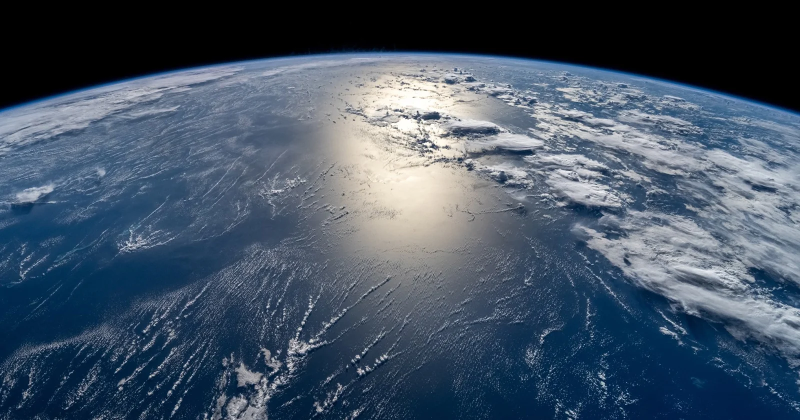
#> input picture images_to_compress/earth.webp, 1600 x 840 px (shown at 1/2 size)
$ python JPEG_tester.py
#> lines starting #> are read from the running program, lines starting #| are printed output that depends on the picture
### JPEG_compressor.py
import numpy as np
from skimage import transform
from scipy.fftpack import dct

def convert_RGB_to_YCbCr(img):
    """
    :param      img: image in RGB format
    :return:    img_Y, img_Cb, img_Cr: 3 separated matrix of Y, Cb and Cr components of the image
    """
    R = img[:, :, 0]
    G = img[:, :, 1]
    B = img[:, :, 2]
    img_Y  = 0.299*R + 0.587*G + 0.114*B
    img_Cb = -0.1687*R - 0.3313*G + 0.5*B +128
    img_Cr = 0.5*R - 0.4187*G - 0.0813*B + 128

    return img_Y, img_Cb, img_Cr

def shrink_matrix(mat, reduction_size):
    """
    :param mat: 2d array
    :param reduction_size: integer
    :return: shrink_mat:
    such that   shrink_mat.shape[0] = (1/reduction_size)*mat.shape[0] &
                shrink_mat.shape[1] = (1/reduction_size)*mat.shape[1]
    document of transform.rescale: https://scikit-image.org/docs/stable/api/skimage.transform.html
    """
    # Convert the input matrix to a NumPy array
    mat = np.array(mat)

    # Get the dimensions of the original matrix
    rows, cols = mat.shape

    # Calculate the dimensions of the new matrix
    new_rows, new_cols = rows // reduction_size, cols // reduction_size

    # Reshape the original matrix into blocks
    blocks = mat.reshape(new_rows, reduction_size, new_cols, reduction_size)

    # Calculate the average of each block
    block_avg = np.mean(blocks, axis=(1, 3))

    return block_avg

def break_matrix_into_blocks(mat, k):
    """
    :param mat: 2d array
    :param k: integer
    :return: mat_blocks_list: list of k*k block of mat
    """
    mat = np.array(mat)
    rows, cols = mat.shape
    num_blocks_row = rows // k
    num_blocks_col = cols // k

    # Reshape the original matrix into a 4D array of blocks
    blocks = mat.reshape(num_blocks_row, k, num_blocks_col, k)

    # Transpose the axes to rearrange them for concatenation
    blocks = blocks.transpose(0, 2, 1, 3)

    # Reshape the blocks array into a 3D array where each block is a 2D array
    blocks = blocks.reshape(-1, k, k)

    return blocks

def DCT(block):
    """
    :param block: 2-d (k*k) array
    :param k: integer
    :return: block_after_DCT: 2-d (k*k) array
    document of scipy.fftpack.dct in: https://docs.scipy.org/doc/scipy/reference/generated/scipy.fftpack.dct.html
    """
    block_dct = dct(dct(block, axis=0, norm='ortho'), axis=1, norm='ortho')
    # block_dct = block_dct / 4
    # block_dct[0] = block_dct[0] * (1/np.sqrt(2))
    # block_dct = np.round(block_dct)
    return block_dct

def zigzag(block, k):
    """
    :param block: 2-d (k*k) array
    :return: block_zigzag_array = 1-d (k^2) array of zigzag of block
    """
    block_zigzag_array = [[] for i in range(2 * k - 1)]

    for i in range(k):
        for j in range(k):
            sum = i + j
            if (sum % 2 == 0):

                # add at beginning
                block_zigzag_array[sum].insert(0, block[i, j])
            else:

                # add at end of the list
                block_zigzag_array[sum].append(block[i, j])

    return np.concatenate(block_zigzag_array)

def proccessing_image_before_compress(mat, Q, break_matrix_into_blocks_bool=True, list_of_blocks=None):
    """
    :param mat: 2d array
    :param Q: 2d array (k*k size)
    :return: zigzag_blocks_list: list of (k^2 length) lists after zigzagging
    """
    k = Q.shape[0]
    if break_matrix_into_blocks_bool:
        blocks_list = break_matrix_into_blocks(mat, k)
    else:
        blocks_list = list_of_blocks
    zigzag_blocks_list = []
    for block in blocks_list:
        block = block.astype(np.int32)
        # centering the block values
        block = block - 128
        block = DCT(block)
        # divide and round to floor the block values
        block = block / Q
        block = np.round(block)
        # create the list of zigzag blocks
        block = zigzag(block, k)
        zigzag_blocks_list.append(block)
    return zigzag_blocks_list

def huffman_encode(block):
    """
    :param block: array of size k^2 - 1
    :return decoding_tree: recursive tuple of the tree
    :return encoding_block: str
    """

    if len(block) == 0:
        return "", ""

    freq_of_shows = dict()
    for num in block:
        num = int(num)
        if num not in freq_of_shows:
            freq_of_shows[num] = 1
        else:
            freq_of_shows[num] += 1

    # Construct Huffman tree
    nodes = freq_of_shows.items()

    get_into_loop = False
    while len(nodes) > 1:
        get_into_loop = True
        nodes = sorted(nodes, key=lambda x: x[1])
        left = nodes.pop(0)
        right = nodes.pop(0)
        nodes.append(((left[0] , right[0]), left[1] + right[1]))

    if not get_into_loop:
        # we don't get into the while loop
        nodes = sorted(nodes, key=lambda x: x[1])
        nodes = [((nodes[0][0],), nodes[0][1])]

    # Generate Huffman codes
    decoding_tree = nodes[0][0]
    codes = {}

    def generate_codes(node, code=""):
        if isinstance(node, int):
            codes[node] = code
        else:
            if len(node) == 1:
                generate_codes(node[0], code + "0")
            else:
                generate_codes(node[0], code + "0")
                generate_codes(node[1], code + "1")

    generate_codes(decoding_tree)

    encoding_block = "".join(codes[symbol] for symbol in block)
    return decoding_tree, encoding_block

def encoding_image(zigzag_blocks_list, compressed_file, N, M):
    """
    :param zigzag_blocks_list:  list of (k^2 length) lists after zigzagging
    :param compressed_file:     str - name of file to write into the binary stream of the compressed matrix
    :return None:
    """
    with open(compressed_file, "w") as file:

        EOB = 1000

        # compressed file format such that each line will contain:
        # 1: sizes
        # 2: encoded array
        # 3: huffman tree

        file.write(f"{N} {M}\n")
        values_to_encode = []
        for i in range(len(zigzag_blocks_list)):
            block = zigzag_blocks_list[i]
            # Remove all the last zeros
            block = np.trim_zeros(block, 'b')
            values_to_encode += list(block) + [EOB]

        decoding_tree, encoding_block = huffman_encode(values_to_encode)
        file.write(encoding_block)
        file.write('\n')
        decoding_tree_str = str(decoding_tree)
        decoding_tree_str = decoding_tree_str.replace(" ", "")
        file.write(decoding_tree_str)

    return None

def compress_image(img_RGB, Y_compressed_file, Cb_compressed_file, Cr_compressed_file, QY, QC, reduction_size):
    """
    :param img_RGB: image in RGB format
    # returns files of the compressed image
    :param Y_compressed_file:  str - Binary file name
    :param Cb_compressed_file: str - Binary file name
    :param Cr_compressed_file: str - Binary file name
    """

    img_Y, img_Cb, img_Cr = convert_RGB_to_YCbCr(img_RGB)

    img_Cb = shrink_matrix(img_Cb, reduction_size)
    img_Cr = shrink_matrix(img_Cr, reduction_size)

    img_Y_zigzag_blocks_list  = proccessing_image_before_compress(img_Y, QY)
    img_Cb_zigzag_blocks_list = proccessing_image_before_compress(img_Cb, QC)
    img_Cr_zigzag_blocks_list = proccessing_image_before_compress(img_Cr, QC)

    N1, M1 = img_Y.shape
    N2, M2 = img_Cb.shape
    N3, M3 = img_Cr.shape

    encoding_image(img_Y_zigzag_blocks_list, Y_compressed_file, N1, M1)
    encoding_image(img_Cb_zigzag_blocks_list, Cb_compressed_file, N2, M2)
    encoding_image(img_Cr_zigzag_blocks_list, Cr_compressed_file, N3, M3)

    return None

def main():
    return

# [2 lines that do not run on import are left out]

### JPEG_decompress.py
import numpy as np
from skimage import transform
from scipy.fftpack import idct
import ast

def convert_YCbCr_to_RGB(Y_matrix, Cb_matrix, Cr_matrix):
    """
    :param Y_matrix:  2d array
    :param Cb_matrix: 2d array
    :param Cr_matrix: 2d array
    :return RGB_img:  3d array - image in RGB format
    """

    # RGB_img = np.stack((R, G, B), axis=-1)
    R = Y_matrix + 1.402 * (Cr_matrix - 128)
    G = Y_matrix - 0.34414 * (Cb_matrix - 128) - 0.71414 * (Cr_matrix - 128)
    B = Y_matrix + 1.772 * (Cb_matrix - 128)

    # Stack the channels to form the RGB image
    RGB_img = np.stack((R, G, B), axis=-1)

    RGB_img = np.clip(RGB_img, 0, 255).astype(np.uint8)

    return RGB_img

def expand_matrix(mat, reduction_size):
    """
    :param mat: 2d array
    :param reduction_size: integer
    :return: expand_mat:
    such that   shrink_mat.shape[0] = (reduction_size)*mat.shape[0] &
                shrink_mat.shape[1] = (reduction_size)*mat.shape[1]
    document of transform.rescale: https://scikit-image.org/docs/stable/api/skimage.transform.html
    """

    # Repeat each element in the matrix k times along rows and columns
    rescaled_mat = np.repeat(np.repeat(mat, reduction_size, axis=0), reduction_size, axis=1)

    return rescaled_mat


def merge_blocks_into_matrix(blocks_list, k, N, M):
    """
    :param blocks_list: list of k*k blocks that makes up the whole matrix
    :param k: the axis size of each block in the list
    :param N: number of rows in the relevant reconstruct component of the image
    :param M: number of cols in the relevant reconstruct component of the image
    :return: combined matrix
    """
    matrix = np.zeros((N, M))

    block_index = 0
    # fill in the matrix block by block, each iteration insert k*k block to its place
    for i in range(N//k):
        for j in range(M//k):
            matrix[i * k: (i + 1) * k, j * k: (j + 1) * k] = blocks_list[block_index]
            block_index += 1

    return matrix


def inverse_zigzag(flatten_zigzag_block, k):
    """
    :param flatten_zigzag_block: 1-d (k^2) array of zigzag of block
    :param k: integer
    :return: 2-d (k*k) array
    """
    # Initialize the 2D block with zeros
    block = np.zeros((k, k), dtype=np.int32)

    # Initialize indices for zigzag traversal
    index = 0
    for sum_ij in range(2 * k - 1):
        if sum_ij % 2 == 0:
            # Even sum, fill in regular order
            for i in range(min(k, sum_ij + 1)):
                j = sum_ij - i
                if j < k:
                    block[j, i] = flatten_zigzag_block[index]
                    index += 1
        else:
            # Odd sum, fill in reverse order
            for j in range(min(k, sum_ij + 1)):
                i = sum_ij - j
                if i < k:
                    block[j, i] = flatten_zigzag_block[index]
                    index += 1

    return block


def IDCT(block):
    """
    :param block: 2-d (k*k) array
    :param k: integer
    :return: block_after_IDCT: 2-d (k*k) array
    document of scipy.fftpack.idct in: https://docs.scipy.org/doc/scipy/reference/generated/scipy.fftpack.dct.html
    """
    block_idct = idct(idct(block, axis=0, norm='ortho'), axis=1, norm='ortho')
    # block_idct = block_idct * 4
    # block_idct[0] = block_idct[0] * np.sqrt(2)
    # block_idct = np.round(block_idct)
    return block_idct


def restoring_image_after_decompress(zigzag_blocks_list, Q, N, M, return_blocks=False):
    """
    :param zigzag_blocks_list: list of (k^2 length) lists after zigzagging
    :param Q: 2d array (k*k size)
    :return matrix: 2d array
    """

    k = Q.shape[0]

    restored_blocks_list = []
    # create the original block out of its zigzag travel vector
    for zigzag_block in zigzag_blocks_list:
        restored_block = inverse_zigzag(zigzag_block, k)
        # multiply and round to floor the restored_block
        restored_block = restored_block*Q
        restored_block = IDCT(restored_block)
        restored_block = restored_block + 128
        # limit the values of the array to be within the range [0,255]
        restored_block = np.clip(restored_block, 0, 255)
        restored_block = restored_block.astype(np.int32)
        restored_blocks_list.append(restored_block)

    # added for the video decompression
    if return_blocks:
        return restored_blocks_list

    # create the matrix out of all the blocks compose it
    matrix = merge_blocks_into_matrix(restored_blocks_list, k, N, M)
    return matrix

def huffman_decode(decoding_tree, encoding_block):
    """
    :param decoding_tree:  recursive tuple of the tree
    :param encoding_block: str
    :return concatenate_blocks: array of all the compressed blocks
    """
    concatenate_blocks = []
    cur_node = decoding_tree
    for char in encoding_block:
        cur_node = cur_node[int(char)]
        if isinstance(cur_node, int):
            concatenate_blocks.append(cur_node)
            cur_node = decoding_tree
    return concatenate_blocks

def decoding_image(compressed_file, block_size=64):
    """
    :param compressed_file: Binary file
    :return zigzag_blocks_list: list of (k^2 length) lists after zigzagging
    """
    zigzag_blocks_list = []
    with (open(compressed_file, "r") as file):

        EOB = 1000

        # First line - sizes of the image
        size_line = file.readline()
        sizes = size_line.split(" ")
        N = int(sizes[0])
        M = int(sizes[1])

        # Second line - encoding_concatenate_blocks
        encoding_concatenate_blocks = file.readline()[:-1]

        # Third line - decoding_tree
        decoding_tree = file.readline()
        decoding_tree = ast.literal_eval(decoding_tree)  # build the dictionary

        # Build the blocks
        concatenate_blocks = huffman_decode(decoding_tree, encoding_concatenate_blocks)
        next_block = []
        for num in concatenate_blocks:
            if num == EOB:
                # The end of block
                next_block += (block_size - len(next_block)) * [0]
                zigzag_blocks_list.append(next_block)
                next_block = []
            else:
                next_block.append(num)

    return zigzag_blocks_list, N, M

def decompress_image(Y_compressed_file, Cb_compressed_file, Cr_compressed_file, QY, QC, reduction_size):
    """
    :param Y_compressed_file:   str - Binary file name
    :param Cb_compressed_file:  str - Binary file name
    :param Cr_compressed_file:  str - Binary file name
    :return: decompressed_image: image in RGB format
    """

    block_size = QY.shape[0] * QY.shape[1]

    Y_zigzag_blocks_list,  N1, M1 = decoding_image(Y_compressed_file,  block_size)
    Cb_zigzag_blocks_list, N2, M2 = decoding_image(Cb_compressed_file, block_size)
    Cr_zigzag_blocks_list, N3, M3 = decoding_image(Cr_compressed_file, block_size)

    Y_matrix  = restoring_image_after_decompress(Y_zigzag_blocks_list,  QY, N1, M1)
    Cb_matrix = restoring_image_after_decompress(Cb_zigzag_blocks_list, QC, N2, M2)
    Cr_matrix = restoring_image_after_decompress(Cr_zigzag_blocks_list, QC, N3, M3)

    Cb_matrix = expand_matrix(Cb_matrix, reduction_size)
    Cr_matrix = expand_matrix(Cr_matrix, reduction_size)

    decompressed_image = convert_YCbCr_to_RGB(Y_matrix, Cb_matrix, Cr_matrix)
    return decompressed_image

def main():
    return None

# [2 lines that do not run on import are left out]

### quantization_matrices/luminance.py
import numpy as np

def get_QY_list():

    ### 1 ###

    standard_luminance_matrix = np.array([
        [16, 11, 10, 16, 24, 40, 51, 61],
        [12, 12, 14, 19, 26, 58, 60, 55],
        [14, 13, 16, 24, 40, 57, 69, 56],
        [14, 17, 22, 29, 51, 87, 80, 62],
        [18, 22, 37, 56, 68, 109, 103, 77],
        [24, 35, 55, 64, 81, 104, 113, 92],
        [49, 64, 78, 87, 103, 121, 120, 101],
        [72, 92, 95, 98, 112, 100, 103, 99]
    ], dtype=np.int32)

    ### 2 ###

    flat_quantization_matrix = np.ones((8, 8), dtype=np.int32)

    ### 3 ###

    high_quality_luminance_matrix = np.array([
        [3, 2, 2, 3, 5, 8, 10, 12],
        [2, 2, 3, 4, 5, 12, 12, 11],
        [3, 3, 3, 5, 8, 11, 14, 11],
        [3, 3, 4, 6, 10, 17, 16, 12],
        [4, 4, 7, 11, 14, 22, 21, 15],
        [5, 7, 11, 13, 16, 21, 23, 18],
        [10, 13, 16, 17, 21, 24, 24, 21],
        [14, 18, 19, 20, 22, 20, 21, 20]
    ], dtype=np.int32)

    ### 4 ###

    youtube_QY = np.array([
        [4, 3, 4, 4, 4, 6, 11, 15],
        [3, 3, 3, 4, 5, 8, 14, 19],
        [3, 4, 4, 5, 8, 12, 16, 20],
        [4, 5, 6, 7, 12, 14, 18, 20],
        [6, 6, 9, 11, 14, 17, 21, 23],
        [9, 12, 12, 18, 23, 22, 25, 21],
        [11, 13, 15, 17, 21, 23, 25, 21],
        [13, 12, 12, 13, 16, 19, 21, 21]
    ], dtype=np.int32)

    ### Q matrices list ###

    Q = [standard_luminance_matrix,
         flat_quantization_matrix,
         high_quality_luminance_matrix,
         youtube_QY
    ]

    return Q

### quantization_matrices/chrominance.py
import numpy as np

def get_QC_list():

    ### 1 ###

    standard_chrominance_matrix = np.array([
        [17, 18, 24, 47, 99, 99, 99, 99],
        [18, 21, 26, 66, 99, 99, 99, 99],
        [24, 26, 56, 99, 99, 99, 99, 99],
        [47, 66, 99, 99, 99, 99, 99, 99],
        [99, 99, 99, 99, 99, 99, 99, 99],
        [99, 99, 99, 99, 99, 99, 99, 99],
        [99, 99, 99, 99, 99, 99, 99, 99],
        [99, 99, 99, 99, 99, 99, 99, 99]
    ], dtype=np.int32)

    ### 2 ###

    another_chrominance_matrix = np.array([
        [6, 7, 7, 9, 12, 26, 30, 31],
        [7, 7, 8, 11, 12, 29, 30, 32],
        [7, 8, 9, 12, 26, 30, 31, 33],
        [9, 11, 12, 26, 30, 31, 33, 34],
        [12, 12, 26, 30, 31, 33, 34, 36],
        [26, 29, 30, 31, 33, 34, 36, 37],
        [30, 30, 31, 33, 34, 36, 37, 39],
        [31, 32, 33, 34, 36, 37, 39, 40]
    ], dtype=np.int32)

    ### 3 ###

    yet_another_chrominance_matrix = np.array([
        [11, 12, 14, 18, 24, 49, 72, 82],
        [12, 13, 16, 20, 26, 58, 68, 81],
        [14, 16, 19, 24, 40, 57, 69, 80],
        [18, 20, 24, 28, 51, 87, 103, 121],
        [24, 26, 40, 51, 68, 109, 121, 120],
        [49, 58, 57, 87, 109, 104, 103, 112],
        [72, 68, 69, 103, 121, 103, 99, 99],
        [82, 81, 80, 121, 120, 112, 99, 99]
    ], dtype=np.int32)

    youtube_QC = np.array([
        [4, 4, 6, 10, 21, 21, 21, 21],
        [4, 5, 6, 21, 21, 21, 21, 21],
        [6, 6, 12, 21, 21, 21, 21, 21],
        [10, 14, 21, 21, 21, 21, 21, 21],
        [21, 21, 21, 21, 21, 21, 21, 21],
        [21, 21, 21, 21, 21, 21, 21, 21],
        [21, 21, 21, 21, 21, 21, 21, 21],
        [21, 21, 21, 21, 21, 21, 21, 21]
    ], dtype=np.int32)

    ### Q matrices list ###

    Q = [standard_chrominance_matrix,
         another_chrominance_matrix,
         yet_another_chrominance_matrix,
         youtube_QC
    ]

    return Q

### JPEG_tester.py
import skimage
from PIL import Image

import JPEG_compressor
import JPEG_decompress
import matplotlib.pylab as plt
import numpy as np
import cv2
import time
import quantization_matrices.luminance as QY_matrices
import quantization_matrices.chrominance as QC_matrices
import os
from skimage.metrics import structural_similarity as ssim
from skimage import io, filters

# Notice that the order of the input images matters!

def calc_compression_ratio(img, Y_compressed_file, Cb_compressed_file, Cr_compressed_file, motion_vectors_compressed_file=None, for_video=False):
    """
    :param img: 2d-array of the image
    :param Y_compressed_file: str - Binary file name
    :param Cb_compressed_file: str - Binary file name
    :param Cr_compressed_file: str - Binary file name
    :return compression_ratio: float
    """

    N, M, _ = np.shape(img)
    original_image_num_of_bits = N * M * 8 * 3 # 3 bytes for each pixel and 8 bits for each byte

    files_paths = [Y_compressed_file, Cb_compressed_file, Cr_compressed_file]

    compressed_image_num_of_bits = 0
    for file_path in files_paths:
        with open(file_path, "r") as file:

            # First line - sizes of the image
            size_line = file.readline()
            # Ignoring it ...

            # Second line - encoding_concatenate_blocks
            encoding_block = file.readline()

            # Third line - decoding_tree
            decoding_tree = file.readline()

            # The huffman tree is presented as a stream of chars, Thus every char uses byte (== 8 bits)
            compressed_image_num_of_bits += 8 * len(decoding_tree)
            # The encoding block is presented as a binary stream, Thus every char uses 1 bit
            compressed_image_num_of_bits += 1 * len(encoding_block)

    if motion_vectors_compressed_file is not None:
        with open(motion_vectors_compressed_file, "r") as file:
            for _ in range(3):
                encoding_block = file.readline()
                decoding_tree = file.readline()
                # The huffman tree is presented as a stream of chars, Thus every char uses byte (== 8 bits)
                compressed_image_num_of_bits += 8 * len(decoding_tree)
                # The encoding block is presented as a binary stream, Thus every char uses 1 bit
                compressed_image_num_of_bits += 1 * len(encoding_block)

    if for_video:
        return original_image_num_of_bits, compressed_image_num_of_bits

    compression_ratio = original_image_num_of_bits / compressed_image_num_of_bits
    return compression_ratio

def prepare_image_to_compress(img, image_format):
    # Convert image to be with shape that divide by 16
    d = 16
    img_shape = np.shape(img)
    N, M, F = img_shape[0], img_shape[1], img_shape[2]
    img = img[:(N // d) * d, :(M // d) * d, :]

    if F == 4:  # That means the image read in RGBA format
        img = cv2.cvtColor(img, cv2.COLOR_RGBA2RGB)

    if image_format == "png":
        img = img * 255

    # Convert the image's pixels type to be uint8 which it means their
    # values are integers between 0-255
    img = img.astype(np.uint8)

    return img

def main():

    # Getting lists of options for Quantization Matrices
    QY_list = QY_matrices.get_QY_list()
    QC_list = QC_matrices.get_QC_list()

    q = 1
    QY = q*QY_list[0]
    QC = q*QC_list[0]

    # Reduction size
    reduction_size = 2

    # Declare list of picture to compress
    images_to_compress_path = "./images_to_compress"
    images_names = os.listdir(images_to_compress_path) # list of names of images in the dir

    for image_name in images_names:

        print(f"Starting to compress {image_name}")

        # Define compressed files paths
        image_name_without_format = image_name.split(".")[0]
        image_format = image_name.split(".")[1]
        Y_compressed_file = f"./compressed_files/{image_name_without_format}_{image_format}_Y_component.txt"
        Cb_compressed_file = f"./compressed_files/{image_name_without_format}_{image_format}_Cb_component.txt"
        Cr_compressed_file = f"./compressed_files/{image_name_without_format}_{image_format}_Cr_component.txt"

        # Read the image
        img = plt.imread(f"{images_to_compress_path}/{image_name}")
#> img is the input picture: shape (840, 1600, 3); mean R, G, B 68.2, 83.5, 100.7

        img = prepare_image_to_compress(img, image_format)
#> in prepare_image_to_compress, `img = img[:(N // d) * d, :(M // d) * d, :]`:
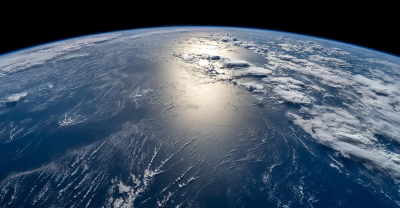
#> img: shape (832, 1600, 3) (shown at 1/4 size); mean of channels 0, 1, 2 68.6, 83.9, 101; drawn as R, G, B

        # Compress the image and measure its start & end time
        start_time = time.time()
        JPEG_compressor.compress_image(img, Y_compressed_file, Cb_compressed_file, Cr_compressed_file, QY, QC, reduction_size)
#> in convert_RGB_to_YCbCr, `R = img[:, :, 0]`:
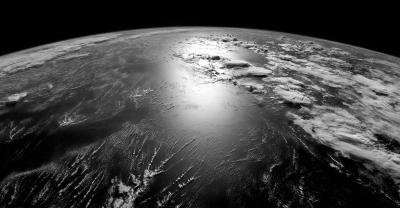
#> R: shape (832, 1600) (shown at 1/4 size); min 0, max 255, mean 68.6
#> in convert_RGB_to_YCbCr, `G = img[:, :, 1]`:
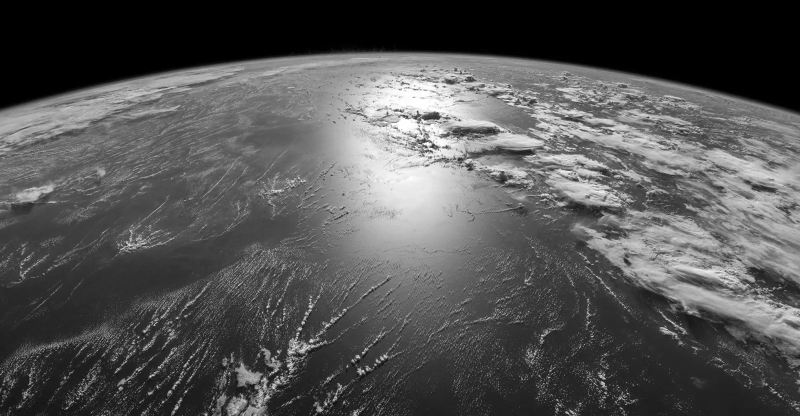
#> G: shape (832, 1600) (shown at 1/2 size); min 0, max 255, mean 83.9
#> (the rest of the program and of its run is left out)
